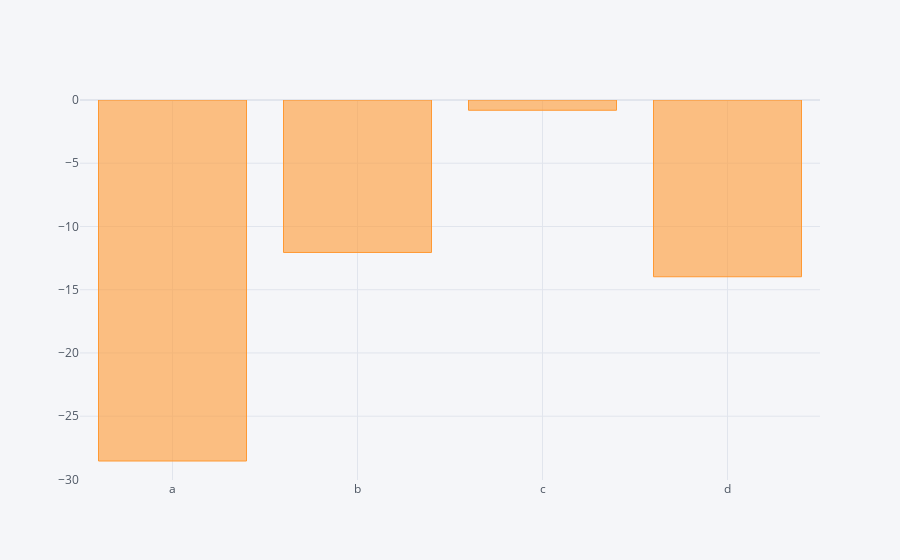

Notebook cell for this chart:
### Code cell
dataframe.sum().iplot(kind='bar') #Genera un diagrama de barra con la suma de cada columna. Se puede poner otra función

### Figure 1 — Plotly figure (JSON) as saved in the notebook; plotly's stock layout.template omitted (floating-point values rounded to 4 significant figures)
{"data": [{"marker": {"color": "rgba(255, 153, 51, 0.6)", "line": {"color": "rgba(255, 153, 51, 1.0)", "width": 1}}, "name": "None", "orientation": "v", "text": "", "type": "bar", "x": ["a", "b", "c", "d"], "y": [-28.54, -12.05, -0.8104, -13.98]}], "layout": {"legend": {"bgcolor": "#F5F6F9", "font": {"color": "#4D5663"}}, "paper_bgcolor": "#F5F6F9", "plot_bgcolor": "#F5F6F9", "title": {"font": {"color": "#4D5663"}}, "xaxis": {"gridcolor": "#E1E5ED", "showgrid": true, "tickfont": {"color": "#4D5663"}, "title": {"font": {"color": "#4D5663"}, "text": ""}, "zerolinecolor": "#E1E5ED"}, "yaxis": {"gridcolor": "#E1E5ED", "showgrid": true, "tickfont": {"color": "#4D5663"}, "title": {"font": {"color": "#4D5663"}, "text": ""}, "zerolinecolor": "#E1E5ED"}}}
